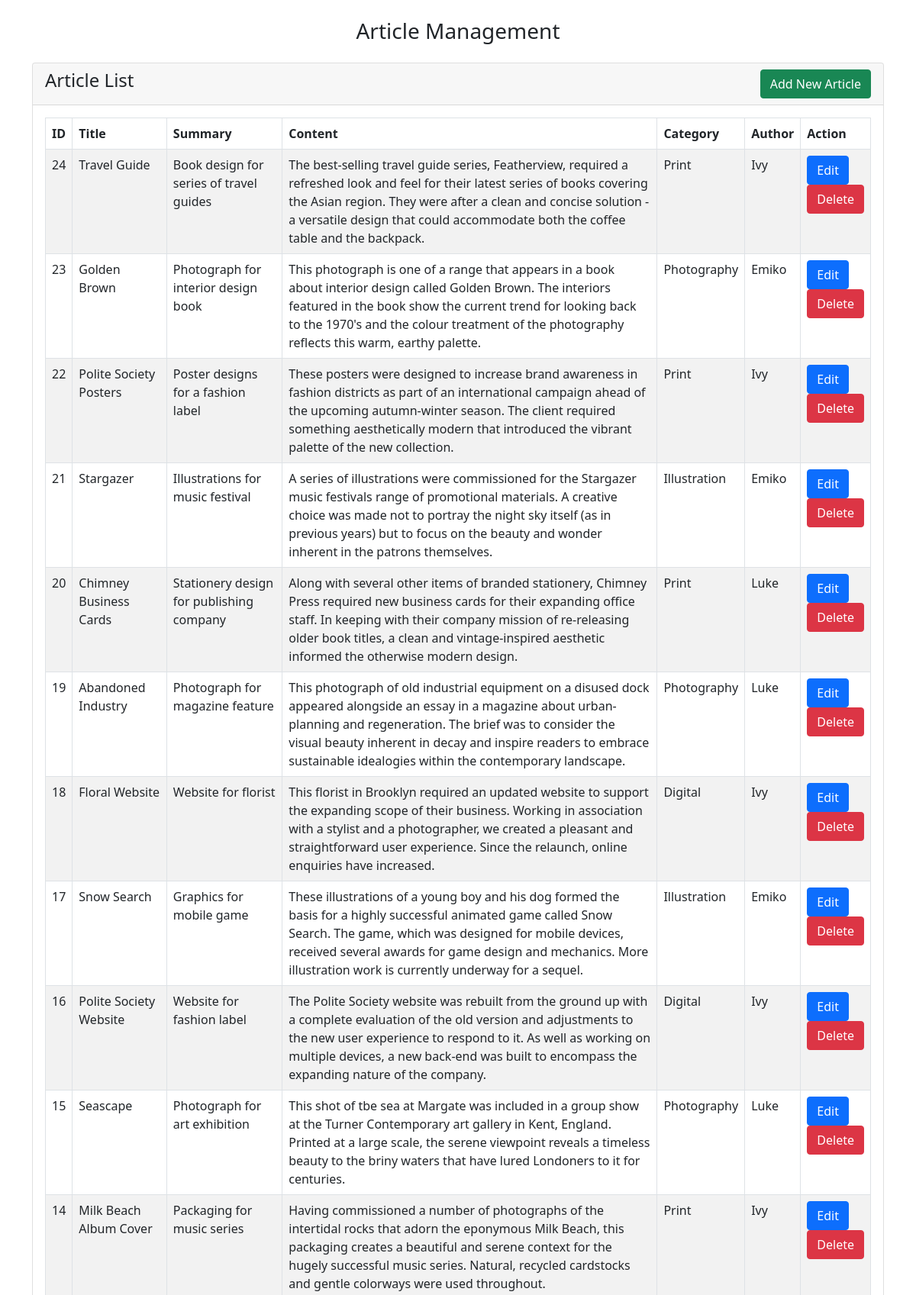
Page /public/web.php?route=article (upper part) on the committed database.
### tables this page shows
CREATE TABLE `article` (
  `id` int(11) NOT NULL,
  `title` varchar(80) NOT NULL,
  `summary` varchar(254) NOT NULL,
  `content` text NOT NULL,
  `created` timestamp NOT NULL DEFAULT current_timestamp(),
  `category_id` int(11) NOT NULL,
  `member_id` int(11) NOT NULL,
  `image_id` int(11) DEFAULT NULL,
  `published` tinyint(4) NOT NULL DEFAULT 0
);

CREATE TABLE `member` (
  `id` int(11) NOT NULL,
  `forename` varchar(254) NOT NULL,
  `surname` varchar(254) NOT NULL,
  `email` varchar(254) NOT NULL,
  `password` varchar(254) NOT NULL,
  `joined` timestamp NOT NULL DEFAULT current_timestamp(),
  `picture` varchar(254) DEFAULT NULL
);

### app/controllers/ArticleController.php (called while the page is built, shortened)
<?php
require_once "../app/service/ArticleService.php";
class ArticleController
{
    public function index()
    {
        $articles = ArticleService::getAllArticles();
        include("../app/views/article/index.php");
    }
}

### app/service/ArticleService.php (called while the page is built, shortened)
<?php
require_once "../app/models/Article.php";
class ArticleService
{
    public static function getAllArticles()
    {
        $DBConnect = new DBConnect();
        $conn = $DBConnect->getConnection();
        $sql = "SELECT * FROM article ORDER BY created DESC";
        $stmt = $conn->query($sql);
        $articles = [];
        while ($row = $stmt->fetch()) {
            $article = new Article(
                $row['id'],
                $row['title'],
                $row['summary'],
                $row['content'],
                self::getCategoryNameByID($row['category_id']),
                self::getAuthorNameByID($row['member_id']),
            );
            array_push($articles, $article);
        }
        return $articles;
    }
    public static function getCategoryNameByID($categoryID)
    {
        $DBConnect = new DBConnect();
        $conn = $DBConnect->getConnection();
        $sql = "SELECT id, name FROM category WHERE id = ?";
        $stmt = $conn->prepare($sql);
        $stmt->bindValue(1, $categoryID, PDO::PARAM_INT);
        $stmt->execute();
        $category = $stmt->fetch();
        return $category['name'];
    }
    public static function getAuthorNameByID($authorID)
    {
        $DBConnect = new DBConnect();
        $conn = $DBConnect->getConnection();
        $sql = "SELECT id, forename FROM member WHERE id = ?";
        $stmt = $conn->prepare($sql);
        $stmt->bindValue(1, $authorID, PDO::PARAM_INT);
        $stmt->execute();
        $author = $stmt->fetch();
        return $author['forename'];
    }
}

### app/models/Article.php (called while the page is built, shortened)
<?php
class Article
{
    private $id;
    private $title;
    private $summary;
    private $content;
    private $category_id;
    private $member_id;
    public function __construct($id, $title, $summary, $content, $category_id, $member_id)
    {
        $this->id = $id;
        $this->title = $title;
        $this->summary = $summary;
        $this->content = $content;
        $this->category_id = $category_id;
        $this->member_id = $member_id;
    }
    public function getId()
    {
        return $this->id;
    }
    public function getTitle()
    {
        return $this->title;
    }
    public function getSummary()
    {
        return $this->summary;
    }
    public function getContent()
    {
        return $this->content;
    }
    public function getCategory_id()
    {
        return $this->category_id;
    }
    public function getMember_id()
    {
        return $this->member_id;
    }
}

### app/views/article/index.php (the view, shortened to what this page needs)
<!DOCTYPE html>
<html lang="en">
<head>
    <link href="https://cdn.jsdelivr.net/npm/bootstrap@5.0.2/dist/css/bootstrap.min.css" rel="stylesheet">
</head>
<body>
    <div class="container">
        <div class="mt-4">
            <h3 class="text-center">Article Management</h3>
        </div>
        <div class="mt-4">
            <div class="card">
                <div class="card-header">
                    <h4 class="d-inline-block">Article List</h4>
                    <a href="?route=create" class="btn btn-success float-end">Add New Article</a>
                </div>
                <div class="card-body">
                    <table class="table table-bordered table-striped">
                        <thead class="fw-bolder">
                            <tr>
                                <td>ID</td>
                                <td>Title</td>
                                <td>Summary</td>
                                <td>Content</td>
                                <td>Category</td>
                                <td>Author</td>
                                <td>Action</td>
                            </tr>
                        </thead>
                        <tbody>
                            <?php
                            foreach ($articles as $article) {
                            ?>
                                <tr>
                                    <td><?= $article->getID() ?></td>
                                    <td><?= $article->getTitle() ?></td>
                                    <td><?= $article->getSummary() ?></td>
                                    <td><?= $article->getContent() ?></td>
                                    <td><?= $article->getCategory_id() ?></td>
                                    <td><?= $article->getMember_id() ?></td>
                                    <td>
                                        <a href="" class="btn btn-primary">Edit</a>
                                        <form action="">
                                            <button type="submit" class="btn btn-danger">Delete</button>
                                        </form>
                                    </td>
                                </tr>
                            <?php
                            }
                            ?>
                        </tbody>
                    </table>
                </div>
            </div>
        </div>
    </div>
</body>
</html>

### rows in the picture
article: id "24", title "Travel Guide", summary "Book design for series of travel guides", content "The best-selling travel guide series, Featherview, required a refreshed look and feel for their latest series of books covering the Asian region. They were after a clean and concise solution - a versatile design that could accommodate both the coffee table and the backpack.", Category_id "Print", member.forename "Ivy"
article: id "23", title "Golden Brown", summary "Photograph for interior design book", content "This photograph is one of a range that appears in a book about interior design called Golden Brown. The interiors featured in the book show the current trend for looking back to the 1970's and the colour treatment of the photography reflects this warm, earthy palette.", Category_id "Photography", member.forename "Emiko"
article: id "22", title "Polite Society Posters", summary "Poster designs for a fashion label", content "These posters were designed to increase brand awareness in fashion districts as part of an international campaign ahead of the upcoming autumn-winter season. The client required something aesthetically modern that introduced the vibrant palette of the new collection.", Category_id "Print", member.forename "Ivy"
article: id "21", title "Stargazer", summary "Illustrations for music festival", content "A series of illustrations were commissioned for the Stargazer music festivals range of promotional materials. A creative choice was made not to portray the night sky itself (as in previous years) but to focus on the beauty and wonder inherent in the patrons themselves.", Category_id "Illustration", member.forename "Emiko"
article: id "20", title "Chimney Business Cards", summary "Stationery design for publishing company", content "Along with several other items of branded stationery, Chimney Press required new business cards for their expanding office staff. In keeping with their company mission of re-releasing older book titles, a clean and vintage-inspired aesthetic informed the otherwise modern design.", Category_id "Print", member.forename "Luke"
article: id "19", title "Abandoned Industry", summary "Photograph for magazine feature", content "This photograph of old industrial equipment on a disused dock appeared alongside an essay in a magazine about urban-planning and regeneration. The brief was to consider the visual beauty inherent in decay and inspire readers to embrace sustainable idealogies within the contemporary landscape.", Category_id "Photography", member.forename "Luke"
article: id "18", title "Floral Website", summary "Website for florist", content "This florist in Brooklyn required an updated website to support the expanding scope of their business. Working in association with a stylist and a photographer, we created a pleasant and straightforward user experience. Since the relaunch, online enquiries have increased.", Category_id "Digital", member.forename "Ivy"
article: id "17", title "Snow Search", summary "Graphics for mobile game", content "These illustrations of a young boy and his dog formed the basis for a highly successful animated game called Snow Search. The game, which was designed for mobile devices, received several awards for game design and mechanics. More illustration work is currently underway for a sequel.", Category_id "Illustration", member.forename "Emiko"
article: id "16", title "Polite Society Website", summary "Website for fashion label", content "The Polite Society website was rebuilt from the ground up with a complete evaluation of the old version and adjustments to the new user experience to respond to it. As well as working on multiple devices, a new back-end was built to encompass the expanding nature of the company.", Category_id "Digital", member.forename "Ivy"
article: id "15", title "Seascape", summary "Photograph for art exhibition", content "This shot of tbe sea at Margate was included in a group show at the Turner Contemporary art gallery in Kent, England. Printed at a large scale, the serene viewpoint reveals a timeless beauty to the briny waters that have lured Londoners to it for centuries.", Category_id "Photography", member.forename "Luke"
article: id "14", title "Milk Beach Album Cover", summary "Packaging for music series", content "Having commissioned a number of photographs of the intertidal rocks that adorn the eponymous Milk Beach, this packaging creates a beautiful and serene context for the hugely successful music series. Natural, recycled cardstocks and gentle colorways were used throughout.", Category_id "Print", member.forename "Ivy"
